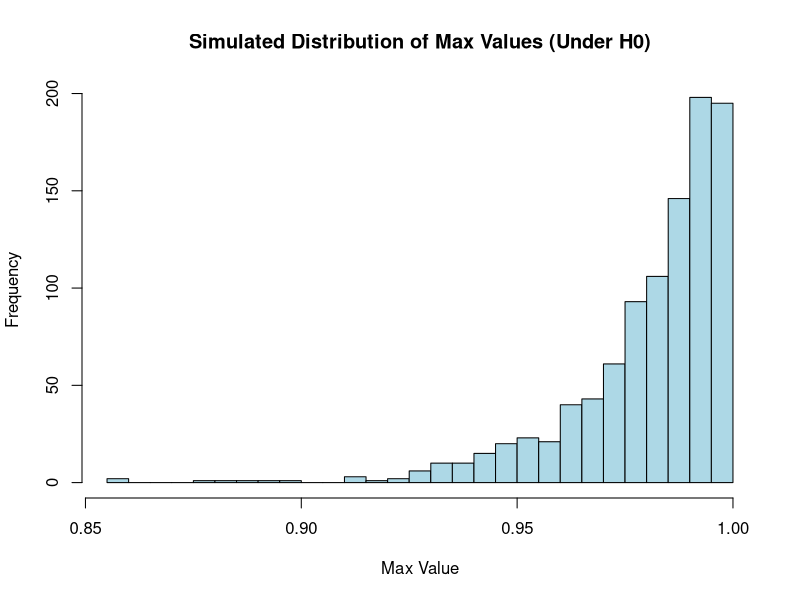

This chart was generated by the following R code:
## ---- chunk 1
knitr::opts_chunk$set(echo=T,eval=T,message=F,warning=F,fig.align='center')
library(tidyverse)
## ---- chunk 2
flips1 = "HTHTHTHTHTHTHTHTHTHTHTHTHTHTHTHTHTHTHTHTHTHTHTHTHTHTHTHTHTHTHTHTHTHTHTHTHTHTHTHTHTHTHTHTHTHTHTHTHTHTHTHTHTHTHTHTHTHTHTHTHTHTHTHTHTHTHTHTHTHTHTHTHTHTHTHTHTHTHTHTHTHTHTHTHTHTHTHTHTHTHTHTHTHTHTHTHTHTHTHT"

flips2 = "HHHTHTTTHHTHHTHHHTTTTHTHTHHTTHTHHHTHHTHTTTHTHHHTHTTTHTHTHHTHTHTTHTHHTHTHTTTHTHHHTHTHTTHTHTHHTHTHTHHHTHTTTHTHHTHTHTHHTTTHTHHTHHTTTTHTHTHHHTHTTHTHHTHTHTTHTHHTHTHHHTHHHTHTTTHTTHTTTHTHHHTHTHTTHTHHTHHTHTTT"

flips3 = "HHTHTHTTTHTHHHTHHTTTHTHHTHTTTHTHTHHTHTHTTHTHHHHHHTTTHTHTHHTHTTTHTHHTHTHTTTHTHHHTTHTTTHTHTHHHHTHTTHHTTTTTHTHHHTHTHTTTTTHHHTHHTHHTHHHTTTTHTHTHHHTHHTTTTTHTHHHTHTHTHTTTHTHHHTHTHTHTTHTHHTHTHTHTTTTHTHHHTHTH"

flips4 = "HTHHHHHHHTHTTHHTTHHHTHTHTTTHHTHHHTHHTTHTTTTTTTTTHTHHTTTTTHTHTHTHHTTHTTHTTTTTHHHTHTTTHTHTHHHTHTTTTHTHTHHTTHTHTTHHTHTHHHHTHTTHHTTHTTHTTHTHHHHHHTTTTTTHHHTTHTHHHHTTTHTTHHHTTHTHHTTTHHTHHTTTHTHHTHHHTHHTTHHH"

flips5 = "HHHHHHHHHHTTTTTTTTTTHHHHHHHHHHTTTTTTTTTTHHHHHHHHHHTTTTTTTTTTHHHHHHHHHHTTTTTTTTTTHHHHHHHHHHTTTTTTTTTTHHHHHHHHHHTTTTTTTTTTHHHHHHHHHHTTTTTTTTTTHHHHHHHHHHTTTTTTTTTTHHHHHHHHHHTTTTTTTTTTHHHHHHHHHHTTTTTTTTTT"

flips6 = "TTHTTTHTTTTTTTHTHTHTHTTHTTHTHHTHHTTTHHTHTTTHTHHTHHHTHTTHHTHHTTHTHTTTTHTHTTTHHTTTTTTTTHTHHTTHTTTTTTHTHTHTHTTTHTTHHTTHTTTHHTTTHTTHTTTTHTTTTHHTTTHTHTHHHTTTTTTHTHHTTTTTTTTTTTTHHHTTTHHHTTTHTTTHTHTTHTTTTTHT"

# you can use the function below to split the above sequences in vectors of flips
split = function(str) strsplit(str, split="")[[1]]
split(flips1)
## ---- chunk 3
X <- read.csv("uniform_sample.csv")$x

n <- 50  # Sample size
M <- 1000  # Number of simulations

# Simulate the maximum values of uniform distribution over [0,1]
sim_max <- replicate(M, max(runif(n, 0, 1)))
sim_max
mean(sim_max)
# Plot the histogram
hist(sim_max, breaks = 30, main = "Simulated Distribution of Max Values (Under H0)",
     xlab = "Max Value", col = "lightblue")

# Observed max from the sample
obs_max<- max(X)
obs_max

# Calculate the p-value simulated max greater than observed
p_value <- mean(sim_max >= obs_max)
p_value
# Calculate the p-value simulated max smaler than observed
p_value <- mean(sim_max <= obs_max)
p_value
## ---- chunk 4
blurtle <- read.csv("blurtle.csv")
